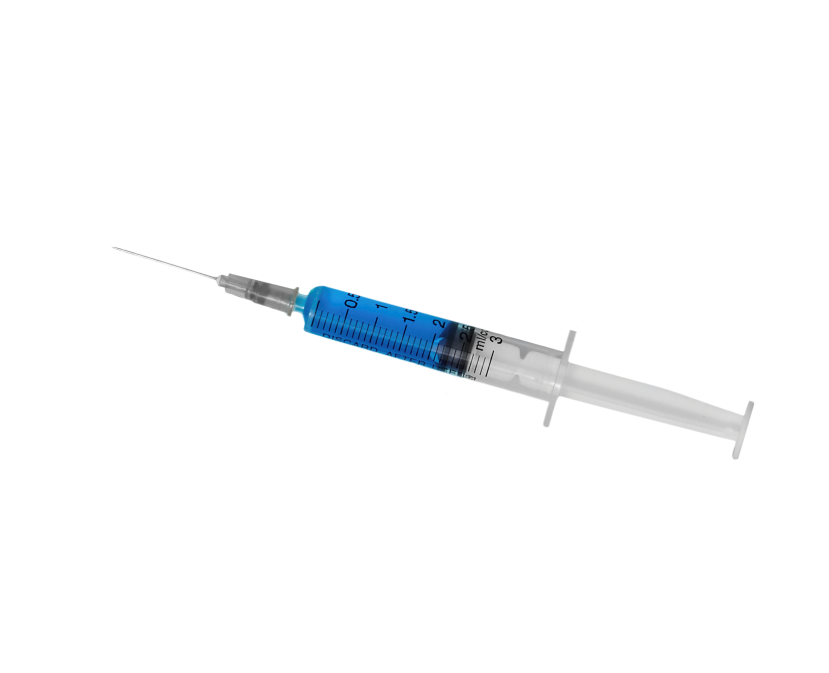
#> input picture assets/new curs1.png, 2487 x 2018 px (shown at 1/3 size)
$ python generate_cursor.py
#> lines starting #> are read from the running program, lines starting #| are printed output that depends on the picture
"""
=============================================================================
AI-DISPO® Custom Syringe Cursor Generator Script
=============================================================================
This script processes the raw image 'assets/new curs1.png', crops transparent
padding, tilts/rotates the syringe to the desired angle, enhances clarity/sharpness,
aligns the needle tip hotspot, and exports high-definition cursor PNG assets.
=============================================================================
"""

import sys
from PIL import Image, ImageFilter, ImageEnhance

# CONFIGURATION PARAMETERS
INPUT_IMAGE = 'assets/new curs1.png'
OUTPUT_MAIN = 'assets/custom_syringe_cursor.png'
OUTPUT_64 = 'assets/custom_syringe_cursor_64.png'
OUTPUT_56 = 'assets/custom_syringe_cursor_56.png'
OUTPUT_48 = 'assets/custom_syringe_cursor_48.png'

# Syringe Rotation Angle (negative = tilt barrel down-right, needle up-left)
ROTATION_ANGLE = -32

# Sharpness & Contrast Enhancement Multipliers
SHARPNESS_FACTOR = 2.8
CONTRAST_FACTOR = 1.25

# Scale Factor (0.90 = 90% of current size)
SCALE_FACTOR = 0.90

# Hotspot alignment margin from top-left (px)
HOTSPOT_MARGIN = 4

def generate_cursor(input_path=INPUT_IMAGE, angle=ROTATION_ANGLE):
#> called with input_path = 'assets/new curs1.png', angle = -32
    print(f"Loading source image: {input_path}")
    im = Image.open(input_path)
#> im is the input picture: PIL image 2487x2018 RGBA; mean R, G, B, A 5.2, 6.5, 7.5, 10.1

    # 1. Crop tight non-transparent bounding box
    bbox = im.getbbox()
#> bbox = (323, 729, 2264, 1380)
    cropped = im.crop(bbox)
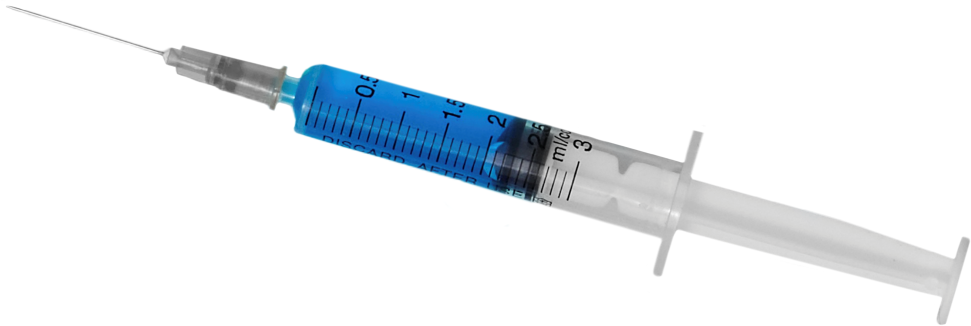
#> cropped: PIL image 1941x651 RGBA (shown at 1/2 size); mean R, G, B, A 20.8, 25.8, 29.7, 40.3; transparent parts drawn white
    print(f"Cropped source bbox size: {cropped.size}")
#| Cropped source bbox size: (1941, 651)

    # 2. Rotate syringe by angle (-32 deg tilts body to the right, needle up-left)
    rotated = cropped.rotate(angle, expand=True, resample=Image.Resampling.BICUBIC)
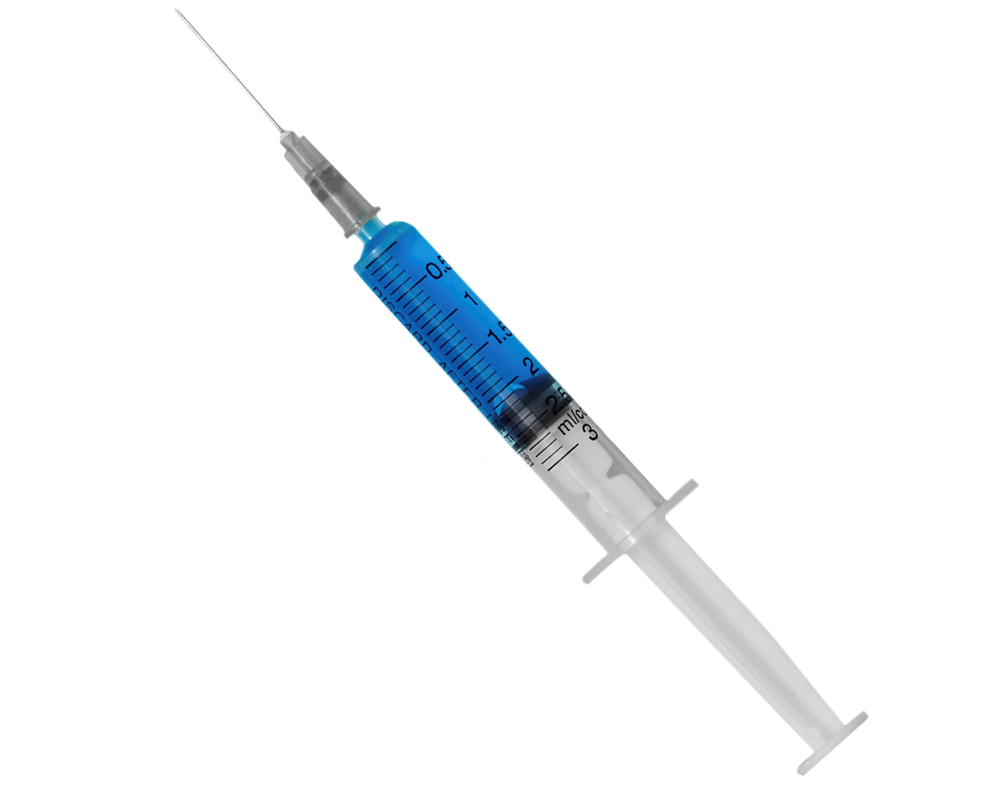
#> rotated: PIL image 1993x1581 RGBA (shown at 1/2 size); mean R, G, B, A 8.3, 10.3, 11.8, 16.2; transparent parts drawn white
    rc = rotated.crop(rotated.getbbox())
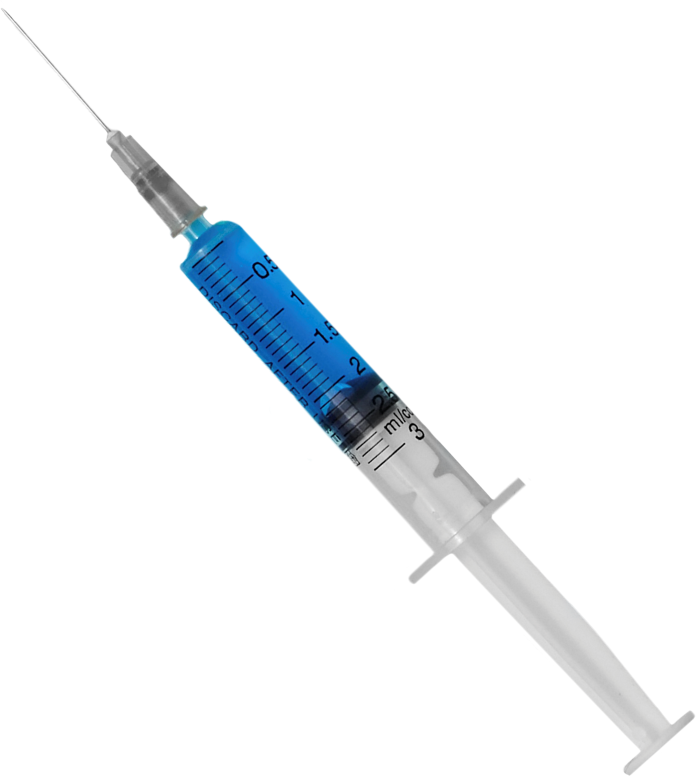
#> rc: PIL image 1392x1551 RGBA (shown at 1/2 size); mean R, G, B, A 12.1, 15, 17.2, 23.6; transparent parts drawn white
    print(f"Rotated bounding box size: {rc.size}")
#| Rotated bounding box size: (1392, 1551)

    def process_size(size):
        # Calculate aspect-fit dimensions inside (size - HOTSPOT_MARGIN) * SCALE_FACTOR
#> called with size = 64
        max_dim = (size - HOTSPOT_MARGIN) * SCALE_FACTOR
        scale = max_dim / max(rc.width, rc.height)
#> scale = 0.0348
        new_w = max(1, int(rc.width * scale))
#> new_w = 48
        new_h = max(1, int(rc.height * scale))
#> new_h = 54

        resized = rc.resize((new_w, new_h), Image.Resampling.LANCZOS)

        # Apply sharpness and contrast enhancements
        resized = ImageEnhance.Sharpness(resized).enhance(SHARPNESS_FACTOR)
        resized = ImageEnhance.Contrast(resized).enhance(CONTRAST_FACTOR)

        # Locate exact top-left needle tip pixel
        pixels = resized.load()
        non_zero = [(x, y) for y in range(resized.height) for x in range(resized.width) if pixels[x, y][3] > 80]
#> non_zero = 260 pairs, first value 7 to 47, second value 9 to 53
        tip_x, tip_y = min(non_zero, key=lambda p: p[0] + p[1])
#> tip_x = 7; tip_y = 9

        # Calculate shift to align tip pixel to HOTSPOT_MARGIN (e.g. 4, 4)
        shift_x = HOTSPOT_MARGIN - tip_x
#> shift_x = -3
        shift_y = HOTSPOT_MARGIN - tip_y
#> shift_y = -5

        # Create final transparent canvas
        canvas = Image.new('RGBA', (size, size), (0, 0, 0, 0))
#> canvas: PIL image 64x64 RGBA; every value is 0

        # Subtle dual contrast contour outline
        stroke_mask = Image.new('RGBA', (size, size), (0, 0, 0, 0))
        stroke_mask.paste(resized, (shift_x, shift_y))

        alpha = stroke_mask.split()[3]
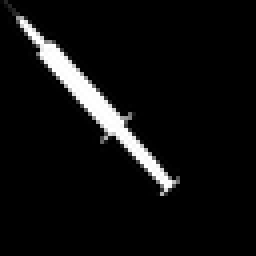
#> alpha: PIL image 64x64 L (shown 4 times larger); min 0, max 255, mean 14.9
        outline_alpha = alpha.filter(ImageFilter.GaussianBlur(0.7))
        outline_layer = Image.new('RGBA', (size, size), (255, 255, 255, 250))
        outline_layer.putalpha(outline_alpha)

        canvas.paste(outline_layer, (0, 0), outline_layer)
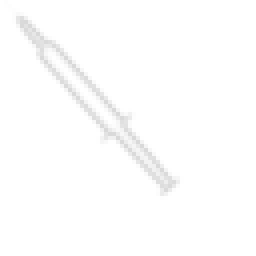
#> canvas: PIL image 64x64 RGBA (shown 4 times larger); mean R, G, B, A 14.9, 14.9, 14.9, 11.4; transparent parts drawn white
        canvas.paste(resized, (shift_x, shift_y), resized)

        # Verify final tip coordinates
        cpixels = canvas.load()
        cnon_zero = [(x, y) for y in range(size) for x in range(size) if cpixels[x, y][3] > 100]
#> cnon_zero = 232 pairs, first value 4 to 43, second value 4 to 48
        final_tip = min(cnon_zero, key=lambda p: p[0] + p[1])
#> final_tip = (4, 4)
        print(f"-> Generated {size}x{size} cursor (Needle Tip Hotspot = {final_tip})")
#| -> Generated 64x64 cursor (Needle Tip Hotspot = (4, 4))
        return canvas

    c64 = process_size(64)
    c64.save(OUTPUT_64)
    c64.save(OUTPUT_MAIN)

    c56 = process_size(56)
#> in process_size (call 2), `canvas = Image.new('RGBA', (size, size), (0, 0, 0, 0))`: canvas: PIL image 56x56 RGBA; every value is 0
#| -> Generated 56x56 cursor (Needle Tip Hotspot = (5, 5))
    c56.save(OUTPUT_56)

    c48 = process_size(48)
#> call 3 of process_size, with size = 48
#> in process_size (call 3), `resized = ImageEnhance.Contrast(resized).enhance(CONTRAST_FACTOR)`:
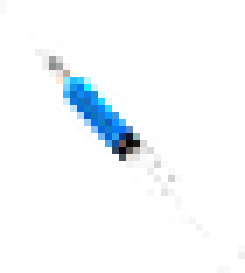
#> resized: PIL image 35x39 RGBA (shown 7 times larger); mean R, G, B, A 35, 43.6, 47.8, 23.8; transparent parts drawn white
#> in process_size (call 3), `non_zero = [(x, y) for y in range(resized.height) for x in range(resiz..`: non_zero = 139 pairs, first value 5 to 34, second value 6 to 38
#> in process_size (call 3), `tip_x, tip_y = min(non_zero, key=lambda p: p[0] + p[1])`: tip_x = 5; tip_y = 6
#> in process_size (call 3), `shift_x = HOTSPOT_MARGIN - tip_x`: shift_x = -1
#> in process_size (call 3), `shift_y = HOTSPOT_MARGIN - tip_y`: shift_y = -2
#> in process_size (call 3), `canvas = Image.new('RGBA', (size, size), (0, 0, 0, 0))`: canvas: PIL image 48x48 RGBA; every value is 0
#> in process_size (call 3), `outline_alpha = alpha.filter(ImageFilter.GaussianBlur(0.7))`:
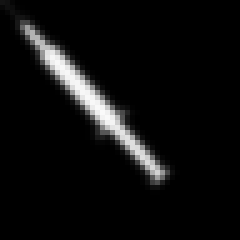
#> outline_alpha: PIL image 48x48 L (shown 5 times larger); min 0, max 250, mean 14
#> in process_size (call 3), `cnon_zero = [(x, y) for y in range(size) for x in range(size) if cpixe..`: cnon_zero = 122 pairs, first value 5 to 32, second value 5 to 35
#| -> Generated 48x48 cursor (Needle Tip Hotspot = (5, 5))
    c48.save(OUTPUT_48)

    print("\nCustom syringe cursors updated successfully!")

if __name__ == '__main__':
    generate_cursor()

$ run again, with assets/ChatGPT Image Sep 30, 2026, 06_20_51 PM.png copied over assets/new curs1.png
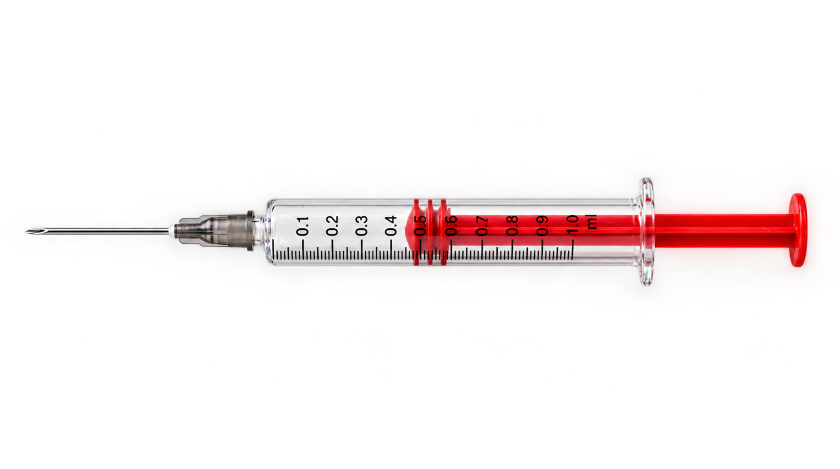
#> input picture assets/ChatGPT Image Sep 30, 2026, 06_20_51 PM.png, 1679 x 937 px (shown at 1/2 size)
#> in generate_cursor, im is the input picture: PIL image 1679x937 RGBA; mean R, G, B, A 41.4, 31, 31.3, 25.6
#> bbox = (0, 130, 1679, 911)
#| Cropped source bbox size: (1679, 781)
#| Rotated bounding box size: (1568, 1223)
#> non_zero = 203 pairs, first value 3 to 47, second value 6 to 35
#> tip_x = 3; tip_y = 6
#> shift_x = 1
#> shift_y = -2
#> in process_size, `canvas.paste(outline_layer, (0, 0), outline_layer)`:
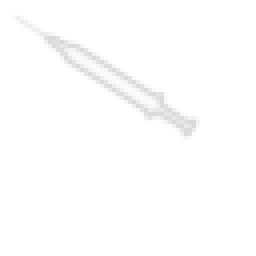
#> canvas: PIL image 64x64 RGBA (shown 4 times larger); mean R, G, B, A 11.3, 11.3, 11.3, 8.3; transparent parts drawn white
#> cnon_zero = 171 pairs, first value 11 to 48, second value 9 to 33
#> final_tip = (11, 9)
#| -> Generated 64x64 cursor (Needle Tip Hotspot = (11, 9))
#> stroke_mask: PIL image 56x56 RGBA
#> alpha: PIL image 56x56 L
#> outline_alpha: PIL image 56x56 L
#| -> Generated 56x56 cursor (Needle Tip Hotspot = (11, 8))
#> non_zero = 109 pairs, first value 2 to 35, second value 4 to 25
#> tip_y = 4
#> shift_y = 0
#> stroke_mask: PIL image 48x48 RGBA
#> alpha: PIL image 48x48 L
#> in process_size (call 3), `outline_alpha = alpha.filter(ImageFilter.GaussianBlur(0.7))`:
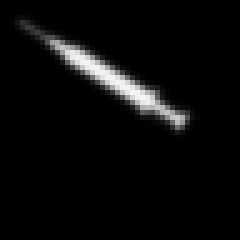
#> outline_alpha: PIL image 48x48 L (shown 5 times larger); min 0, max 245, mean 10.6
#> cnon_zero = 89 pairs, first value 10 to 36, second value 8 to 25
#> final_tip = (10, 8)
#| -> Generated 48x48 cursor (Needle Tip Hotspot = (10, 8))

$ run again, with assets/ChatGPT Image Sep 30, 2026, 06_38_35 PM.png copied over assets/new curs1.png
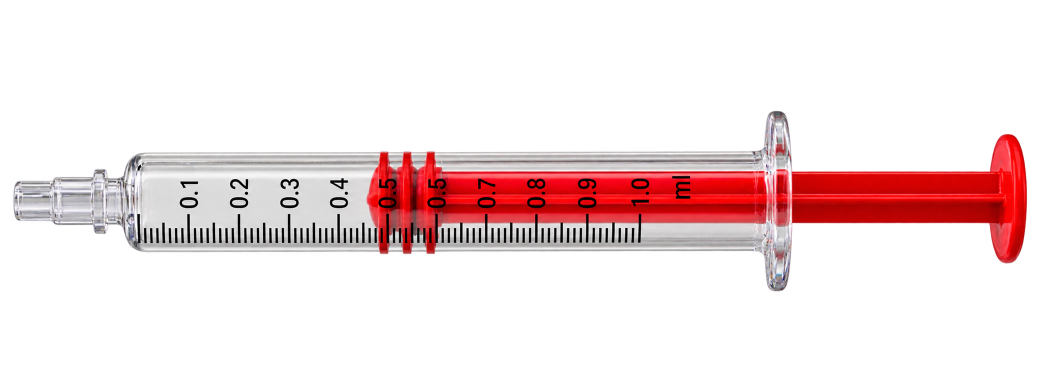
#> input picture assets/ChatGPT Image Sep 30, 2026, 06_38_35 PM.png, 2081 x 755 px (shown at 1/2 size)
#> in generate_cursor, im is the input picture: PIL image 2081x755 RGBA; mean R, G, B, A 46.9, 28.4, 29, 56.3
#> bbox = (19, 21, 2063, 722)
#| Cropped source bbox size: (2044, 701)
#| Rotated bounding box size: (1789, 1375)
#> non_zero = 342 pairs, first value 0 to 53, second value 5 to 40
#> tip_x = 1; tip_y = 5
#> shift_x = 3
#> shift_y = -1
#> cnon_zero = 314 pairs, first value 3 to 56, second value 5 to 39
#> final_tip = (3, 5)
#| -> Generated 64x64 cursor (Needle Tip Hotspot = (3, 5))
#> stroke_mask: PIL image 56x56 RGBA
#> alpha: PIL image 56x56 L
#> outline_alpha: PIL image 56x56 L
#| -> Generated 56x56 cursor (Needle Tip Hotspot = (4, 4))
#> non_zero = 183 pairs, first value 0 to 38, second value 4 to 29
#> tip_y = 4
#> shift_y = 0
#> stroke_mask: PIL image 48x48 RGBA
#> alpha: PIL image 48x48 L
#> in process_size (call 3), `outline_alpha = alpha.filter(ImageFilter.GaussianBlur(0.7))`:
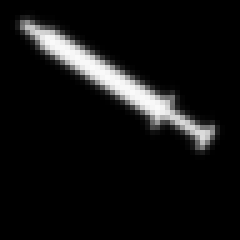
#> outline_alpha: PIL image 48x48 L (shown 5 times larger); min 0, max 250, mean 18.4
#> cnon_zero = 162 pairs, first value 4 to 42, second value 4 to 29
#| -> Generated 48x48 cursor (Needle Tip Hotspot = (4, 4))
